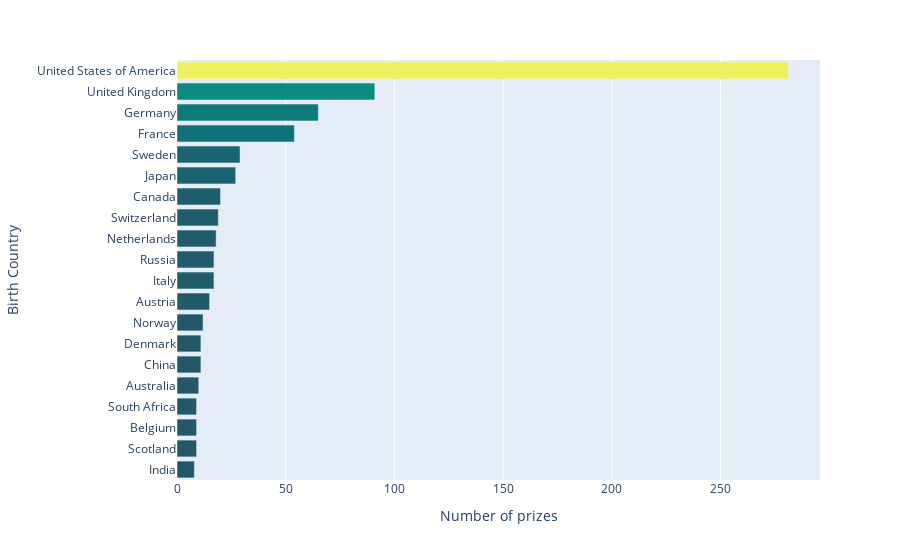

Notebook code for this chart:
### Code cell
country_bar = px.bar(y=top20_countries.birth_country, x=top20_countries.prize, 
                     color=top20_countries.prize,
                     color_continuous_scale="aggrnyl")
country_bar.update_layout(xaxis_title='Number of prizes', yaxis_title='Birth Country',
                          coloraxis_showscale=False)

### Figure 1 — Plotly figure (JSON) as saved in the notebook; plotly's stock layout.template omitted (floating-point values rounded to 4 significant figures)
{"data": [{"alignmentgroup": "True", "hovertemplate": "x=%{x}<br>y=%{y}<br>color=%{marker.color}<extra></extra>", "legendgroup": "", "marker": {"color": [8, 9, 9, 9, 10, 11, 11, 12, 15, 17, 17, 18, 19, 20, 27, 29, 54, 65, 91, 281], "coloraxis": "coloraxis", "pattern": {"shape": ""}}, "name": "", "offsetgroup": "", "orientation": "h", "showlegend": false, "textposition": "auto", "type": "bar", "x": [8, 9, 9, 9, 10, 11, 11, 12, 15, 17, 17, 18, 19, 20, 27, 29, 54, 65, 91, 281], "xaxis": "x", "y": ["India", "Scotland", "Belgium", "South Africa", "Australia", "China", "Denmark", "Norway", "Austria", "Italy", "Russia", "Netherlands", "Switzerland", "Canada", "Japan", "Sweden", "France", "Germany", "United Kingdom", "United States of America"], "yaxis": "y"}], "layout": {"barmode": "relative", "coloraxis": {"colorbar": {"title": {"text": "color"}}, "colorscale": [[0, "rgb(36, 86, 104)"], [0.1667, "rgb(15, 114, 121)"], [0.3333, "rgb(13, 143, 129)"], [0.5, "rgb(57, 171, 126)"], [0.6667, "rgb(110, 197, 116)"], [0.8333, "rgb(169, 220, 103)"], [1, "rgb(237, 239, 93)"]], "showscale": false}, "legend": {"tracegroupgap": 0}, "margin": {"t": 60}, "xaxis": {"anchor": "y", "domain": [0, 1], "title": {"text": "Number of prizes"}}, "yaxis": {"anchor": "x", "domain": [0, 1], "title": {"text": "Birth Country"}}}}
